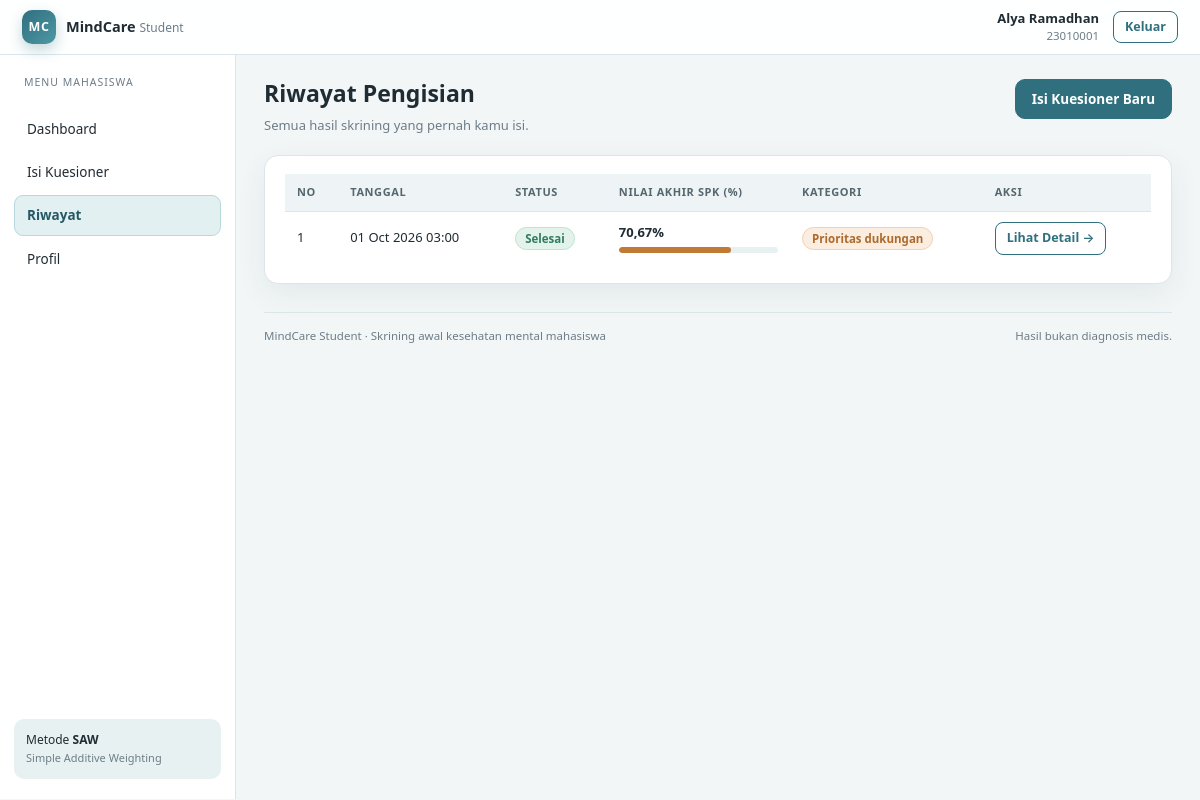
/mahasiswa/riwayat.php (signed in), run on the app's committed database.
### tables this page shows
CREATE TABLE mahasiswa (
    id INT AUTO_INCREMENT PRIMARY KEY,
    user_id INT NOT NULL UNIQUE,
    nim VARCHAR(20) NOT NULL UNIQUE,
    nama VARCHAR(100) NOT NULL,
    prodi VARCHAR(100) NOT NULL,
    angkatan YEAR NOT NULL,
    jenis_kelamin ENUM('L','P') NOT NULL,
    email VARCHAR(120) NOT NULL UNIQUE,
    FOREIGN KEY (user_id) REFERENCES users(id)
        ON UPDATE CASCADE ON DELETE CASCADE
);

CREATE TABLE hasil_spk (
    id INT AUTO_INCREMENT PRIMARY KEY,
    pengisian_id INT NOT NULL UNIQUE,
    nilai_akhir DECIMAL(10,6) NOT NULL,
    kategori VARCHAR(40) NOT NULL,
    tanggal_hitung DATETIME NOT NULL DEFAULT CURRENT_TIMESTAMP,
    FOREIGN KEY (pengisian_id) REFERENCES pengisian(id)
        ON UPDATE CASCADE ON DELETE CASCADE
);

CREATE TABLE pengisian (
    id INT AUTO_INCREMENT PRIMARY KEY,
    mahasiswa_id INT NOT NULL,
    tanggal DATETIME NOT NULL DEFAULT CURRENT_TIMESTAMP,
    status ENUM('draft','selesai') NOT NULL DEFAULT 'selesai',
    FOREIGN KEY (mahasiswa_id) REFERENCES mahasiswa(id)
        ON UPDATE CASCADE ON DELETE CASCADE
);

### includes/functions.php (called while the page is built, shortened)
<?php
require_once __DIR__ . '/../config/database.php';
function base_url(string $path = ''): string
{
    static $root = null;
    if ($root === null) {
        $script = str_replace('\\', '/', $_SERVER['SCRIPT_NAME'] ?? '/index.php');
        $script = preg_replace('#/(admin|mahasiswa)/[^/]+$#', '', $script) ?? $script;
        $script = preg_replace('#/index\.php$#', '', $script) ?? $script;
        $root = rtrim($script, '/');
    }
    return $root . '/' . ltrim($path, '/');
}
function e($value): string
{
    return htmlspecialchars((string) $value, ENT_QUOTES, 'UTF-8');
}
function pct($value, int $decimals = 2): string
{
    return number_format(((float) $value) * 100, $decimals, ',', '.') . '%';
}
function current_user(): ?array
{
    return $_SESSION['user'];
}
function current_mahasiswa(): ?array
{
    $user = current_user();
    static $mhs = null;
    if ($mhs === null) {
        $stmt = db()->prepare('SELECT * FROM mahasiswa WHERE user_id = ? LIMIT 1');
        $stmt->execute([$user['id']]);
        $mhs = $stmt->fetch() ?: null;
    }
    return $mhs;
}
function badge_class(string $kategori): string
{
    return $kategori === 'Prioritas dukungan' ? 'badge warn' : 'badge ok';
}

### config/database.php (called while the page is built, shortened)
<?php
function db(): PDO
{
    static $pdo = null;
    if ($pdo instanceof PDO) {
        return $pdo;
    }
    $host = getenv('DB_HOST') ?: '127.0.0.1';
    $port = getenv('DB_PORT') ?: '3306';
    $user = getenv('DB_USER') ?: 'root';
    $pass = getenv('DB_PASS') ?: '';
    $dsn = sprintf('mysql:host=%s;port=%s;dbname=%s;charset=utf8mb4', $host, $port, DB_NAME);
    $pdo = new PDO($dsn, $user, $pass, [
        PDO::ATTR_ERRMODE            => PDO::ERRMODE_EXCEPTION,
        PDO::ATTR_DEFAULT_FETCH_MODE => PDO::FETCH_ASSOC,
        PDO::ATTR_EMULATE_PREPARES   => false,
    ]);
    return $pdo;
}

### mahasiswa/riwayat.php (the view, shortened to what this page needs)
<?php
$mhs = current_mahasiswa();
$stmt = db()->prepare(
    'SELECT p.id, p.tanggal, p.status, h.nilai_akhir, h.kategori
     FROM pengisian p
     LEFT JOIN hasil_spk h ON h.pengisian_id = p.id
     WHERE p.mahasiswa_id = ?
     ORDER BY p.tanggal DESC'
);
$stmt->execute([$mhs['id']]);
$riwayat = $stmt->fetchAll();
$active = 'riwayat';
require __DIR__ . '/../includes/header.php';
?>
<div class="page-head">
    <div>
        <h1>Riwayat Pengisian</h1>
        <p>Semua hasil skrining yang pernah kamu isi.</p>
    </div>
    <a class="btn" href="<?= e(base_url('mahasiswa/kuesioner.php')) ?>">Isi Kuesioner Baru</a>
</div>
<div class="card">
    <?php if (!$riwayat): ?>
        <div class="empty">
            <h3>Belum ada riwayat</h3>
            <p>Pengisian kuesioner pertamamu akan tampil di sini.</p>
            <a class="btn" href="<?= e(base_url('mahasiswa/kuesioner.php')) ?>">Mulai Kuesioner</a>
        </div>
    <?php else: ?>
        <div class="table-wrap">
            <table class="table">
                <thead>
                    <tr>
                        <th>No</th>
                        <th>Tanggal</th>
                        <th>Status</th>
                        <th style="min-width:140px;">Nilai Akhir SPK (%)</th>
                        <th>Kategori</th>
                        <th>Aksi</th>
                    </tr>
                </thead>
                <tbody>
                    <?php foreach ($riwayat as $index => $item): ?>
                        <?php
                        $hasSkor = $item['nilai_akhir'] !== null;
                        $skorVal = $hasSkor ? (float) $item['nilai_akhir'] : 0.0;
                        $skorPct = $skorVal * 100;
                        ?>
                        <tr>
                            <td><?= e((string) ($index + 1)) ?></td>
                            <td class="nowrap"><?= e(date('d M Y H:i', strtotime($item['tanggal']))) ?></td>
                            <td>
                                <span class="badge <?= e($item['status'] === 'selesai' ? 'ok' : '') ?>">
                                    <?= e(ucfirst($item['status'])) ?>
                                </span>
                            </td>
                            <td>
                                <?php if ($hasSkor): ?>
                                    <b class="mono"><?= e(pct($skorVal)) ?></b>
                                    <div class="mini-bar">
                                        <span style="width: <?= min(100, max(0, $skorPct)) ?>%; background: <?= $skorPct >= 60 ? '#c07a36' : '#2f7d63' ?>;"></span>
                                    </div>
                                <?php else: ?>
                                    <span class="muted small">—</span>
                                <?php endif; ?>
                            </td>
                            <td>
                                <?php if ($item['kategori'] !== null): ?>
                                    <span class="badge <?= e(badge_class($item['kategori'])) ?>"><?= e($item['kategori']) ?></span>
                                <?php else: ?>
                                    <span class="badge">Belum dihitung</span>
                                <?php endif; ?>
                            </td>
                            <td>
                                <a class="btn btn-ghost btn-sm" href="<?= e(base_url('mahasiswa/hasil.php?pengisian_id=' . (int) $item['id'])) ?>">Lihat Detail &rarr;</a>
                            </td>
                        </tr>
                    <?php endforeach; ?>
                </tbody>
            </table>
        </div>
    <?php endif; ?>
</div>
<?php require __DIR__ . '/../includes/footer.php'; ?>

### includes/header.php (shortened to what this page needs)
<?php
require_once __DIR__ . '/functions.php';
$user = current_user();
$role = $user['role'] ?? 'guest';
$mhs  = $role === 'mahasiswa' ? current_mahasiswa() : null;
$active = $active ?? '';
if (!function_exists('nav_active')) {
    function nav_active(string $key, string $active): string
    {
        return $key === $active ? 'is-active' : '';
    }
}
$nav = [];
if ($role === 'mahasiswa') {
    $nav = [
        ['key' => 'dashboard', 'label' => 'Dashboard', 'href' => 'mahasiswa/dashboard.php'],
        ['key' => 'kuesioner', 'label' => 'Isi Kuesioner', 'href' => 'mahasiswa/kuesioner.php'],
        ['key' => 'riwayat', 'label' => 'Riwayat', 'href' => 'mahasiswa/riwayat.php'],
        ['key' => 'profil', 'label' => 'Profil', 'href' => 'mahasiswa/profil.php'],
    ];
}
?>
<!DOCTYPE html>
<html lang="id">
<head>
    <link rel="stylesheet" href="<?= e(base_url('assets/css/app.css')) ?>">
</head>
<body>
<header class="topbar">
    <div class="topbar-left">
        <a class="brand" href="<?= e(base_url($role === 'admin' ? 'admin/dashboard.php' : 'mahasiswa/dashboard.php')) ?>">
            <span class="brand-logo">MC</span>
            <span class="brand-text">MindCare <small>Student</small></span>
        </a>
    </div>
    <div class="topbar-right">
        <?php if ($user): ?>
            <div class="user-meta">
                <strong><?= e($mhs['nama'] ?? $user['username']) ?></strong>
                <span><?= e($role === 'admin' ? 'Administrator' : ($mhs['nim'] ?? 'Mahasiswa')) ?></span>
            </div>
            <a class="btn btn-ghost btn-sm" href="<?= e(base_url('logout.php')) ?>">Keluar</a>
        <?php endif; ?>
    </div>
</header>
<div class="shell">
    <?php if ($nav): ?>
    <aside class="sidebar" data-sidebar>
        <p class="sidebar-title"><?= $role === 'admin' ? 'Menu Admin' : 'Menu Mahasiswa' ?></p>
        <nav class="nav">
            <?php foreach ($nav as $item): ?>
                <a class="<?= e(nav_active($item['key'], $active)) ?>" href="<?= e(base_url($item['href'])) ?>">
                    <?= e($item['label']) ?>
                </a>
            <?php endforeach; ?>
        </nav>
        <div class="sidebar-foot">
            <p>Metode <b>SAW</b></p>
            <span>Simple Additive Weighting</span>
        </div>
    </aside>
    <?php endif; ?>
    <main class="main">

### data on the page
mahasiswa: nama "Alya Ramadhan", nim "23010001"
hasil_spk: pengisian.tanggal "01 Oct 2026 03:00", pengisian.status "Selesai", nilai_akhir "70,67%", kategori "Prioritas dukungan"

### other printed values
$item['label'] "Dashboard"
$item['label'] "Isi Kuesioner"
$item['label'] "Riwayat"
$item['label'] "Profil"
